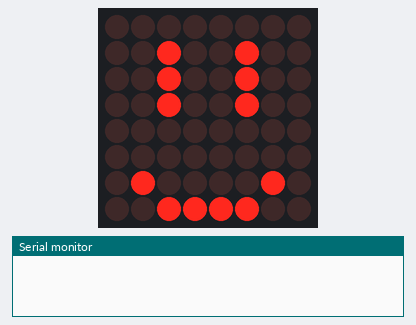
Recording of a sketch running on a simulated Arduino Uno, built with avr-gcc and run on an emulated ATmega328P. On the bench: 8×8 LED matrix, the last lines printed to the serial monitor. Wiring (inferred from the names in the program): LED matrix (orientation assumed): rows pin 6, pin 11, A5, pin 9, pin 5, A4, pin 4, A2; columns pin 10, pin 3, pin 2, pin 7, A3, pin 8, pin 12, pin 13.

Above: at 0.1 s.
At 0.62 s:
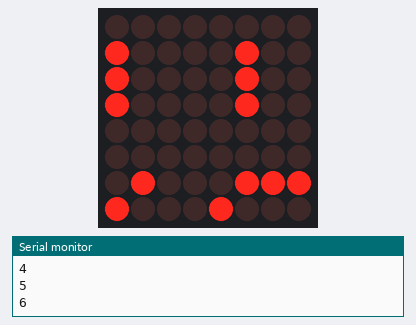
At 1.23 s:
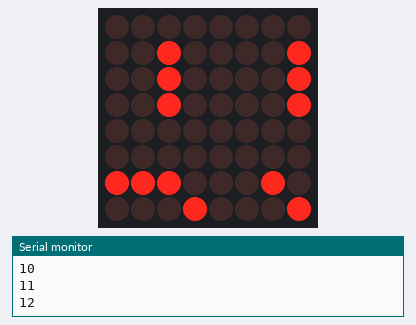
At 1.95 s:
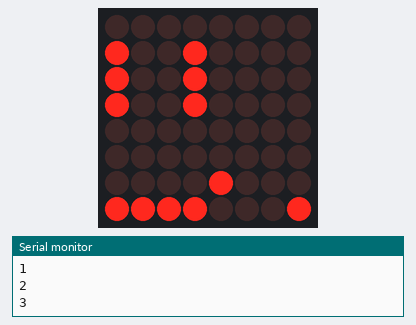

Measured:
- by itself, everything shown: repeats every 1.6 s, in 16 steps

The sketch:

Lab6_3.ino
```cpp
const int row[] = {6, 11, A5, 9, 5, A4, 4, A2};

                 //C1 C2 C3 C4  C5 C6  C7  C8 - anodes
const int col[] = {10, 3, 2, 7, A3, 8, 12, 13};

byte Matrix[8][16] = {
  {0, 0, 0, 0, 0, 0, 0, 0, 0, 0, 0, 0, 0, 0, 0}, // 0
  {0, 0, 1, 0, 0, 1, 0, 0, 0, 0, 1, 0, 0, 1, 0}, // 1
  {0, 0, 1, 0, 0, 1, 0, 0, 0, 0, 1, 0, 0, 1, 0}, // 2
  {0, 0, 1, 0, 0, 1, 0, 0, 0, 0, 1, 0, 0, 1, 0}, // 3
  {0, 0, 0, 0, 0, 0, 0, 0, 0, 0, 0, 0, 0, 0, 0}, // 4
  {0, 0, 0, 0, 0, 0, 0, 0, 0, 0, 0, 0, 0, 0, 0}, // 5
  {0, 1, 0, 0, 0, 0, 1, 0, 0, 0, 1, 1, 1, 1, 0}, // 6
  {0, 0, 1, 1, 1, 1, 0, 0, 0, 1, 0, 0, 0, 0, 1}, // 7
};

void setup() {
  // put your setup code here, to run once:
  for(int i = 0; i < 8; i++)
  {
    pinMode(row[i], OUTPUT);
    pinMode(col[i], OUTPUT);
  }

  for(int i = 0; i < 8; i++)
    {
      digitalWrite(col[i], LOW);
      digitalWrite(row[i], HIGH);
    }
    Serial.begin(9600);
}

int c = 0;
unsigned long long int last_col_flush = 0;
void loop() {
  for( int i = 0; i < 8; i++)
  {
    int j;
    for(j = c ; j < c + 8 && j < 16; j++)
    {
      digitalWrite(col[j - c], Matrix[i][j]);
    }
    for(; j < c + 8; j++)
    {
      digitalWrite(col[j - c], Matrix[i][j - 16]);
    }
    digitalWrite(row[i], LOW);
    delay(1);
    digitalWrite(row[i], HIGH);
  }
  if(millis() - last_col_flush >= 100) {
    ++c;
    if(c == 16)
      c = 0;
    last_col_flush = millis();
    Serial.println(c);
  }
}
```
